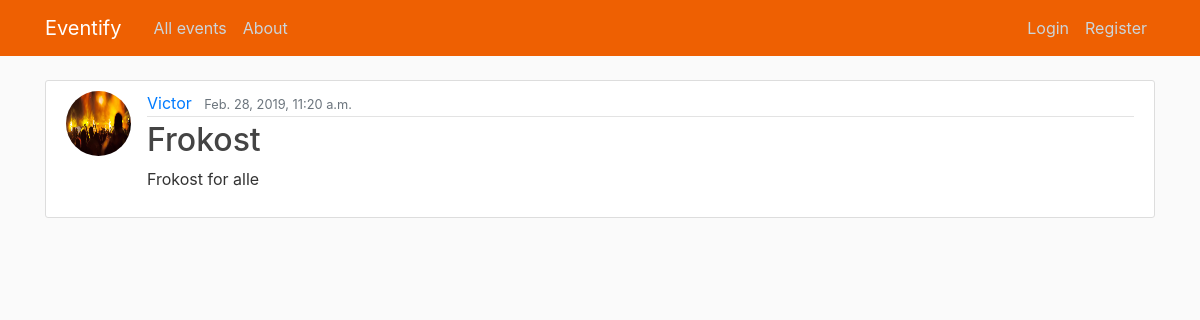
The page /all_events/ on the database its author committed.
### event/models.py (models this page shows, shortened)
class Post(models.Model):
    title = models.CharField(max_length=100)
    date_posted = models.DateTimeField(default=timezone.now)
    author = models.ForeignKey(User, on_delete=models.CASCADE, null=True)
    attendees = models.ManyToManyField(User, related_name='attendees')
    start_date = models.DateTimeField(null=True)
    end_date = models.DateTimeField(null=True)
    attendance_limit = models.IntegerField(null=True, default=10000)
    location = models.CharField(max_length=100, null=True)
    content = models.TextField()
    image = models.ImageField(default="default_event.jpg", upload_to="event_images")
    is_private = models.BooleanField(default=False)
    class Meta:
       ordering = ['-start_date']

### event/views.py (the view)
# urls.py: path('all_events/', event_views.HtmlRender.allEvents, name='all-events'),
    def allEvents(request):
        events = Post.objects.filter(is_private=False)
        try:
            events = events.exclude(author=request.user)
        except TypeError:
            pass
        context = {
            'page': 'allEvents',
            'coverHeading': 'All Events',
            'events': events
        }
        return render(request, 'event/all_events.html', context)

### event/templates/event/all_events.html
{% extends "event/base.html" %}
{% block content %}
    {% for event in events %}
        <article class="media content-section">
            <img class="rounded-circle article-img" src="{{ event.image.url }}" alt="">
            <div class="media-body">
                <div class="article-metadata">
                    <a class="mr-2" href="#">{{ event.author }}</a>
                    <small class="text-muted">{{ event.date_posted }}</small>
                </div>
                <h2><a class="article-title" href="{% url 'event-detail' event.id %}">{{ event.title }}</a></h2>
                <p class="article-content">{{ event.content }}</p>
            </div>
        </article>
    {% endfor %}
{% endblock %}

### event/static/event/main.css (style rules this page uses)
body { background: #fafafa; color: #333333; margin-top: 5rem; }
h1, h2, h3, h4, h5, h6 { color: #444444; }
.content-section { background: #ffffff; padding: 10px 20px; border: 1px solid #dddddd; border-radius: 3px; margin-bottom: 20px; }
.article-title { color: #444444; }
.article-content { white-space: pre-line; }
.article-img { height: 65px; width: 65px; margin-right: 16px; }
.article-metadata { padding-bottom: 1px; margin-bottom: 4px; border-bottom: 1px solid #e3e3e3 }

### rows shown on the page
Post: image (placeholder picture), author "Victor", date_posted "Feb. 28, 2019, 11:20 a.m.", title "Frokost", content "Frokost for alle"
